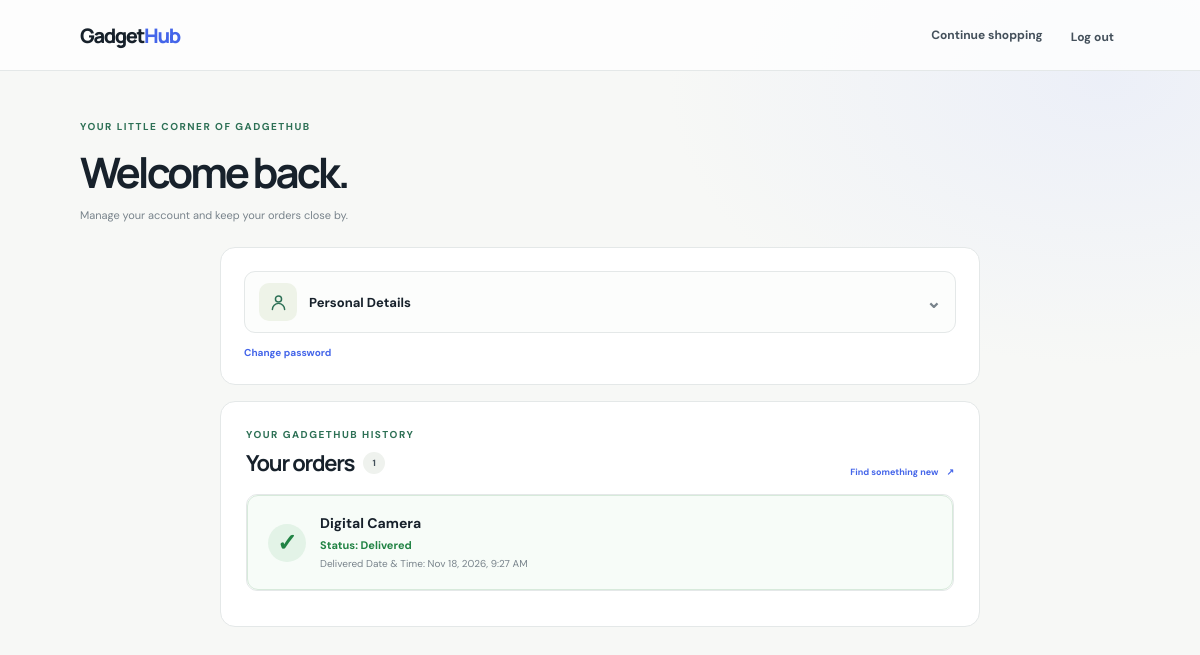
The app's page /account/ (signed in) with its own data.
### home/models.py (models this page shows, shortened)
class Order(models.Model):
    class Status(models.TextChoices):
        PENDING = "pending", "Pending"
        CONFIRMED = "confirmed", "Confirmed"
        SHIPPED = "shipped", "Shipped"
        OUT_FOR_DELIVERY = "out_for_delivery", "Out for delivery"
        DELIVERED = "delivered", "Delivered"
        CANCELLED = "cancelled", "Cancelled"
    class PaymentMethod(models.TextChoices):
        CASH_ON_DELIVERY = "cash_on_delivery", "Cash on delivery"
        ARRANGE_WITH_STORE = "arrange_with_store", "Arrange with store"
        RAZORPAY = "razorpay", "Razorpay"
    class PaymentStatus(models.TextChoices):
        UNPAID = "unpaid", "Unpaid"
        PENDING = "pending", "Pending"
        PAID = "paid", "Paid"
        FAILED = "failed", "Failed"
        CANCELLED = "cancelled", "Cancelled"
        REFUNDED = "refunded", "Refunded"
    user = models.ForeignKey(
        settings.AUTH_USER_MODEL, on_delete=models.PROTECT, related_name="orders"
    )
    full_name = models.CharField(max_length=160)
    email = models.EmailField()
    phone = models.CharField(max_length=30)
    address = models.TextField()
    status = models.CharField(
        max_length=20, choices=Status.choices, default=Status.PENDING
    )
    payment_method = models.CharField(
        max_length=30,
        choices=PaymentMethod.choices,
        default=PaymentMethod.CASH_ON_DELIVERY,
    )
    payment_status = models.CharField(
        max_length=20, choices=PaymentStatus.choices, default=PaymentStatus.UNPAID
    )
    total = models.DecimalField(max_digits=12, decimal_places=2)
    stock_deducted = models.BooleanField(default=False, editable=False)
    location_latitude = models.FloatField(null=True, blank=True)
    location_longitude = models.FloatField(null=True, blank=True)
    created_at = models.DateTimeField(auto_now_add=True)
    class Meta:
        ordering = ["-created_at"]
    @property
    def latest_tracking_event(self):
        events = list(self.tracking_events.all())
        return events[-1] if events else None
    @property
    def delivered_at(self):
        if self.status != self.Status.DELIVERED:
            return None
        event = self.latest_tracking_event
        if event and event.status == self.Status.DELIVERED:
            return event.created_at
        return None

class OrderItem(models.Model):
    order = models.ForeignKey(Order, on_delete=models.CASCADE, related_name="items")
    product = models.ForeignKey(
        Product, on_delete=models.SET_NULL, null=True, blank=True
    )
    product_name = models.CharField(max_length=160)
    unit_price = models.DecimalField(max_digits=10, decimal_places=2)
    quantity = models.PositiveIntegerField()

class OrderTrackingEvent(models.Model):
    order = models.ForeignKey(
        Order, on_delete=models.CASCADE, related_name="tracking_events"
    )
    previous_status = models.CharField(
        max_length=24, choices=Order.Status.choices, blank=True, default=""
    )
    status = models.CharField(max_length=24, choices=Order.Status.choices)
    description = models.CharField(max_length=240)
    updated_by_name = models.CharField(max_length=160, blank=True)
    updated_by = models.ForeignKey(
        settings.AUTH_USER_MODEL,
        on_delete=models.SET_NULL,
        null=True,
        blank=True,
        related_name="order_tracking_events",
    )
    created_at = models.DateTimeField(default=timezone.now)
    class Meta:
        ordering = ["created_at", "pk"]

### home/views.py (the view, shortened to what this page needs)
# urls.py: path("account/", views.account, name="account"),
@login_required
def account(request):
    profile, _ = CustomerProfile.objects.get_or_create(user=request.user)
    is_admin = request.user.is_staff
    is_staff_profile = is_gadgethub_staff(request.user)
    is_employee_profile = is_admin or is_staff_profile
    profile_form_class = (
        AdminProfileForm if is_employee_profile else CustomerProfileForm
    )
    profile_form_kwargs = (
        {"user": request.user, "profile": profile}
        if is_employee_profile
        else {"instance": profile, "user": request.user}
    )
    profile_form = profile_form_class(**profile_form_kwargs)
    password_form = FriendlyPasswordChangeForm(request.user)
    show_password_form = False
    show_profile_details = False
    show_profile_edit = False
    if not is_employee_profile:
        paid_transactions = PaymentTransaction.objects.filter(
            order_id=OuterRef("pk"),
            status=PaymentTransaction.Status.PAID,
        )
        orders = (
            request.user.orders.annotate(
                has_verified_payment=Exists(paid_transactions)
            )
            .filter(
                Q(
                    payment_method__in=[
                        Order.PaymentMethod.CASH_ON_DELIVERY,
                        Order.PaymentMethod.ARRANGE_WITH_STORE,
                    ]
                )
                | Q(payment_status=Order.PaymentStatus.PAID)
            )
            .prefetch_related("items", "tracking_events")
            .all()
        )
    else:
        orders = Order.objects.none()
    return render(
        request,
        "home/account.html",
        {
            "orders": orders,
            "profile": profile,
            "profile_form": profile_form,
            "password_form": password_form,
            "show_password_form": show_password_form,
            "show_profile_details": show_profile_details,
            "show_profile_edit": show_profile_edit,
            "is_admin": is_admin,
            "is_staff_profile": is_staff_profile,
            "is_employee_profile": is_employee_profile,
        },
    )

### home/roles.py (called while the page is built)
def is_gadgethub_staff(user):
    return (
        user.is_authenticated
        and user.groups.filter(name=STAFF_GROUP_NAME).exists()
    )

### home/templates/home/account.html (shortened to what this page needs)
{% load static %}
<!DOCTYPE html>
<html lang="en">
<head>
    <link rel="stylesheet" href="{% static 'home/style.css' %}?v=20261123-mobile">
</head>
<body class="account-page {% if is_employee_profile %}admin-dashboard{% else %}customer-dashboard{% endif %}">
    <header class="dashboard-header">
        <div class="dashboard-header-inner">
            <a href="{% url 'home' %}" class="logo">
                <span class="logo-word">Gadget<span>Hub</span></span>
            </a>
            <nav class="dashboard-nav" id="account-navigation" aria-label="Account navigation">
                <a href="{% url 'home' %}">Continue shopping</a>
                <form method="post" action="{% url 'logout' %}">
                    <button type="submit">Log out</button>
                </form>
            </nav>
        </div>
    </header>
    <main class="dashboard-shell">
        <section class="dashboard-welcome">
            <div>
                {% if is_admin %}
                    <p class="eyebrow">YOUR GADGETHUB WORKSPACE</p>
                    <h1>Admin account.</h1>
                    <p>Manage your profile and jump into the store tools you use every day.</p>
                {% elif is_staff_profile %}
                    <p class="eyebrow">YOUR GADGETHUB WORKSPACE</p>
                    <h1>Staff account.</h1>
                    <p>Manage your personal and employee details.</p>
                {% else %}
                    <p class="eyebrow">YOUR LITTLE CORNER OF GADGETHUB</p>
                    <h1>Welcome back.</h1>
                    <p>Manage your account and keep your orders close by.</p>
                {% endif %}
            </div>
        </section>
        <div class="dashboard-grid">
            <section class="dashboard-panel profile-panel">
                <button
                    type="button"
                    class="personal-details-toggle"
                    data-personal-details-toggle
                    aria-controls="personal-details-panel"
                    aria-expanded="{{ show_profile_details|yesno:'true,false' }}"
                >
                    <span class="personal-details-icon" aria-hidden="true">
                        <svg viewBox="0 0 24 24"><circle cx="12" cy="8" r="3.5"/><path d="M5 20a7 7 0 0 1 14 0"/></svg>
                    </span>
                    <span>Personal Details</span>
                    <span class="personal-details-chevron" aria-hidden="true">⌄</span>
                </button>
                <button
                    type="button"
                    class="password-panel-toggle"
                    data-password-panel-toggle
                    data-open-label="Change password"
                    data-close-label="Close password form"
                    aria-controls="account-security-panel"
                    aria-expanded="{{ show_password_form|yesno:'true,false' }}"
                >
                    {% if show_password_form %}Close password form{% else %}Change password{% endif %}
                </button>
            </section>
        </div>
        {% if is_admin %}
            <section class="admin-management-panel" aria-labelledby="admin-management-title">
                <div class="admin-management-heading">
                    <div>
                        <p class="eyebrow">STORE OPERATIONS</p>
                        <h2 id="admin-management-title">Admin dashboard</h2>
                        <p>Manage the catalog, orders, delivery progress, and payment records.</p>
                    </div>
                    <a class="button button-dark" href="{% url 'admin:index' %}">Open dashboard <span aria-hidden="true">↗</span></a>
                </div>
                <div class="admin-management-grid">
                    <a class="admin-management-link" href="{% url 'admin:home_product_changelist' %}">
                        <span aria-hidden="true">▣</span><strong>Products &amp; inventory</strong><small>Manage listings and availability</small>
                    </a>
                    <a class="admin-management-link" href="{% url 'admin:home_category_changelist' %}">
                        <span aria-hidden="true">▦</span><strong>Categories</strong><small>Organize the product catalog</small>
                    </a>
                    <a class="admin-management-link" href="{% url 'admin:home_order_changelist' %}">
                        <span aria-hidden="true">▤</span><strong>Customer orders</strong><small>Review orders and payment status</small>
                    </a>
                    <a class="admin-management-link" href="{% url 'admin:order_updates' %}">
                        <span aria-hidden="true">↗</span><strong>Order tracking</strong><small>Confirm, ship, and deliver orders</small>
                    </a>
                    <a class="admin-management-link" href="{% url 'admin:home_paymenttransaction_changelist' %}">
                        <span aria-hidden="true">₹</span><strong>Payment details</strong><small>View Razorpay transaction records</small>
                    </a>
                </div>
            </section>
        {% else %}
        <section
            class="orders-panel"
            data-order-tracking
            data-tracking-url="{% url 'order_tracking' %}"
        >
            <div class="orders-panel-heading">
                <div>
                    <p class="eyebrow">YOUR GADGETHUB HISTORY</p>
                    <h2>Your orders <span class="order-count">{{ orders|length }}</span></h2>
                </div>
                <a href="{% url 'home' %}#products" class="text-link">Find something new <span aria-hidden="true">↗</span></a>
            </div>
            {% for order in orders %}
                <article
                    class="account-order{% if order.status == 'delivered' %} account-order-delivered{% elif order.status == 'cancelled' %} account-order-cancelled{% endif %}"
                    data-order-id="{{ order.pk }}"
                    {% if order.status == "delivered" %}data-order-delivered{% endif %}
                >
                    {% if order.status == "delivered" %}
                        <div class="delivered-order-summary" data-delivered-summary aria-live="polite">
                            <span class="delivered-order-check" aria-hidden="true">✓</span>
                            <div class="delivered-order-info">
                                {% for item in order.items.all %}
                                    <p class="delivered-product-name">{{ item.product_name }}</p>
                                {% endfor %}
                                <p class="delivered-order-status">Status: Delivered</p>
                                {% if order.delivered_at %}
                                    <time
                                        class="delivered-order-time"
                                        datetime="{{ order.delivered_at|date:'c' }}"
                                    >Delivered Date &amp; Time: {{ order.delivered_at|date:"M j, Y, g:i A" }}</time>
                                {% endif %}
                            </div>
                        </div>
                    {% endif %}
                </article>
            {% endfor %}
        </section>
        {% endif %}
    </main>
</body>
</html>

### records on screen
Order: delivered_at "Nov 18, 2026, 9:27 AM"
OrderItem: product_name "Digital Camera"

### other values on screen
{{ orders|length }} "1"
